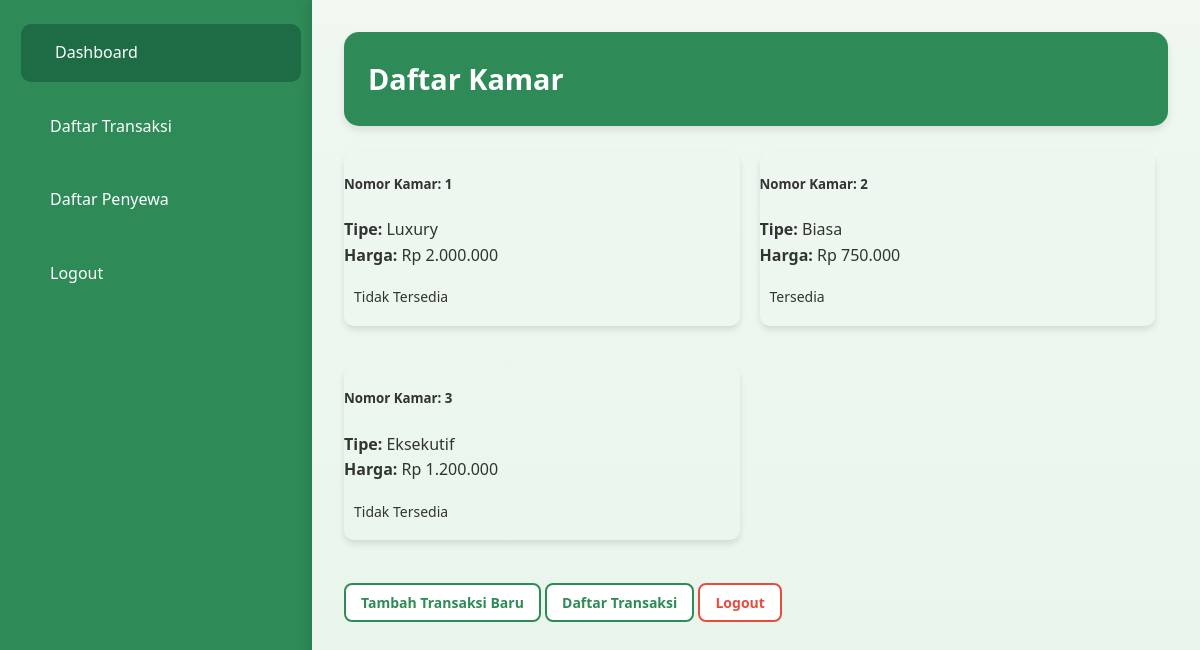
Screenshot of /user.php (signed in) with the database file from the repository.
### tables this page shows
CREATE TABLE `kamar` (
  `id_kamar` int(11) NOT NULL,
  `nomor_kamar` varchar(10) DEFAULT NULL,
  `tipe_kamar` varchar(50) DEFAULT NULL,
  `harga` decimal(10,2) DEFAULT NULL,
  `status` varchar(100) NOT NULL
);

### user.php (the view, shortened to what this page needs)
<?php
include('config/database.php');
$query = "SELECT * FROM kamar";
$result = $conn->query($query);
?>
<!DOCTYPE html>
<html lang="id">
<head>
    <link rel="stylesheet" href="../assets/style1.css">
</head>
<body>
    <div class="dashboard-container">
        <div class="sidebar">
            <a href="../index.php" class="active"><i class="fas fa-tachometer-alt"></i> Dashboard</a>
            <a href="../transaksi/list.php"><i class="fas fa-file-invoice"></i> Daftar Transaksi</a>
            <a href="../penyewa/list.php"><i class="fas fa-users"></i> Daftar Penyewa</a>
            <a href="../logout.php"><i class="fas fa-sign-out-alt"></i> Logout</a>
        </div>
        <div class="main-content">
            <div class="header">
                <h1>Daftar Kamar</h1>
            </div>
            <br>
            <div class="card-container">
                <?php while ($row = $result->fetch_assoc()) { ?>
                    <div class="card">
                        <div class="card-body">
                            <h5 class="card-title text-success">Nomor Kamar: <?= $row['nomor_kamar'] ?></h5>
                            <p class="card-text">
                                <strong>Tipe:</strong> <?= $row['tipe_kamar'] ?><br>
                                <strong>Harga:</strong> Rp <?= number_format($row['harga'], 0, ',', '.') ?><br>
                            </p>
                            <p>
                                <span class="badge <?= $row['status'] === 'Terisi' ? 'bg-danger' : 'bg-success' ?>">
                                    <?= $row['status'] === 'Terisi' ? 'Tidak Tersedia' : 'Tersedia' ?>
                                </span>
                            </p>
                        </div>
                    </div>
                <?php } ?>
            </div>
            <div class="d-flex justify-content-between container-btn">
                <a href="../transaksi/create.php" class="btn btn-success">Tambah Transaksi Baru</a>
                <a href="../transaksi/list.php" class="btn btn-secondary">Daftar Transaksi</a>
                <a href="../logout.php" class="btn btn-danger">Logout</a>
            </div>
        </div>
    </div>
</body>
</html>

### assets/style1.css (style rules this page uses)
body { background-color: #f0f8f1; font-family: 'Segoe UI', Tahoma, Geneva, Verdana, sans-serif; color: #333; margin: 0; padding: 0; line-height: 1.6; }
.dashboard-container { display: flex; height: 100vh; }
.sidebar { width: 280px; background-color: #2E8B57; color: #fff; display: flex; flex-direction: column; padding: 1rem; box-shadow: 4px 0 8px rgba(0, 0, 0, 0.1); border-bottom-left-radius: 15px; }
.sidebar a { color: #fff; text-decoration: none; padding: 1rem 1.5rem; display: flex; align-items: center; border-radius: 10px; margin: 0.5rem 0; transition: background 0.3s, transform 0.3s; }
.sidebar a:hover, .sidebar a.active { background-color: #1e6c46; transform: translateX(5px); }
.main-content { flex: 1; background: linear-gradient(to bottom, #f0f8f1, #e8f5e9); border-bottom-right-radius: 15px; overflow-y: auto; box-shadow: -4px 0 8px rgba(0, 0, 0, 0.1); padding: 2rem; }
.header { background-color: #2E8B57; color: #fff; display: flex; justify-content: space-between; align-items: center; padding: 1.5rem; border-radius: 15px; box-shadow: 0 4px 8px rgba(0, 0, 0, 0.1); }
.header h1 { margin: 0; font-size: 1.8rem; }
.btn { background-color: #ffffff; color: #2E8B57; border: 2px solid #2E8B57; padding: 8px 15px; border-radius: 8px; font-size: 14px; font-weight: bold; text-decoration: none; transition: all 0.3s ease; }
.btn-danger { border-color: #e74c3c; color: #e74c3c; }
.card { border-radius: 10px; overflow: hidden; box-shadow: 0 4px 6px rgba(0, 0, 0, 0.1); margin-bottom: 20px; }
.card-body .badge { font-size: 14px; padding: 6px 10px; border-radius: 12px; }
.container-btn { margin-top: 30px; }

### user.php (style rules this page uses)
.card-container { display: flex; flex-wrap: wrap; gap: 20px; }
.card { width: 48%; }

### rows the page displays
kamar: nomor_kamar "1", tipe_kamar "Luxury", harga "2.000.000", status "Tidak Tersedia"
kamar: nomor_kamar "2", tipe_kamar "Biasa", harga "750.000", status "Tersedia"
kamar: nomor_kamar "3", tipe_kamar "Eksekutif", harga "1.200.000", status "Tidak Tersedia"
